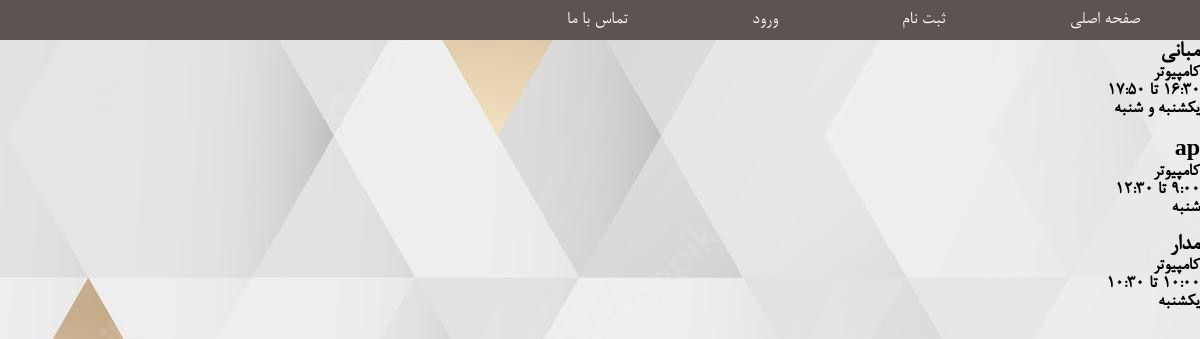
/polls/course/all, run on the app's committed database.
### polls/models.py (models this page shows, shortened)
class Course(models.Model):
    name = models.CharField(max_length=30)
    department = models.CharField(max_length=20)
    course_number = models.IntegerField()
    group_number = models.IntegerField()
    teacher = models.CharField(max_length=100)
    start_time = models.TimeField()
    end_time = models.TimeField()
    WEEKDAYS = (
        ('شنبه','شنبه'),
        ('یکشنبه','یکشنبه'),
        ('دوشنبه','دوشنبه'),
        ('سه شنبه','سه شنبه'),
        ('چهارشنبه','چهارشنبه')
    )
    first_day = models.CharField(max_length=10, choices=WEEKDAYS, null=False, blank=False)
    second_day = models.CharField(max_length=10, null=True, blank=True, choices=WEEKDAYS)

### polls/views.py (the view)
# urls.py: path('course/all', views.AllCoursesView.as_view(), name='all_course')
class AllCoursesView(generic.ListView):
    model = Course
    template_name = 'all_courses.html'

### polls/templates/all_courses.html
{% extends 'base.html' %}
{% block body %}
    <div id="all_course">
    {% for course in course_list %}
        <div class="{{ course.course_number }}_{{ course.group_number }}">
            <h2>{{ course.name }}</h2>
            <h3>{{ course.department }}</h3>
            <h3>{{ course.start_time }} تا {{ course.end_time }}</h3>
            <h3>{{ course.first_day }}{% if course.second_day is not None %} و {{ course.second_day }}{% endif %}</h3>
        </div>
        <br>
    {% endfor %}
    </div>
{% endblock %}

### polls/static/polls/style.css (style rules this page uses)
* { margin: 0; padding: 0; box-sizing: border-box; }
body { font-family: Bnazanin, serif; background: url("images/background.jpg"); }

### data on the page
Course: name "مبانی", department "کامپیوتر", start_time "16:30", end_time "17:50", first_day "یکشنبه", second_day "شنبه"
Course: name "ap", department "کامپیوتر", start_time "9:00", end_time "12:30", first_day "شنبه"
Course: name "مدار", department "کامپیوتر", start_time "10:00", end_time "10:30", first_day "یکشنبه"
